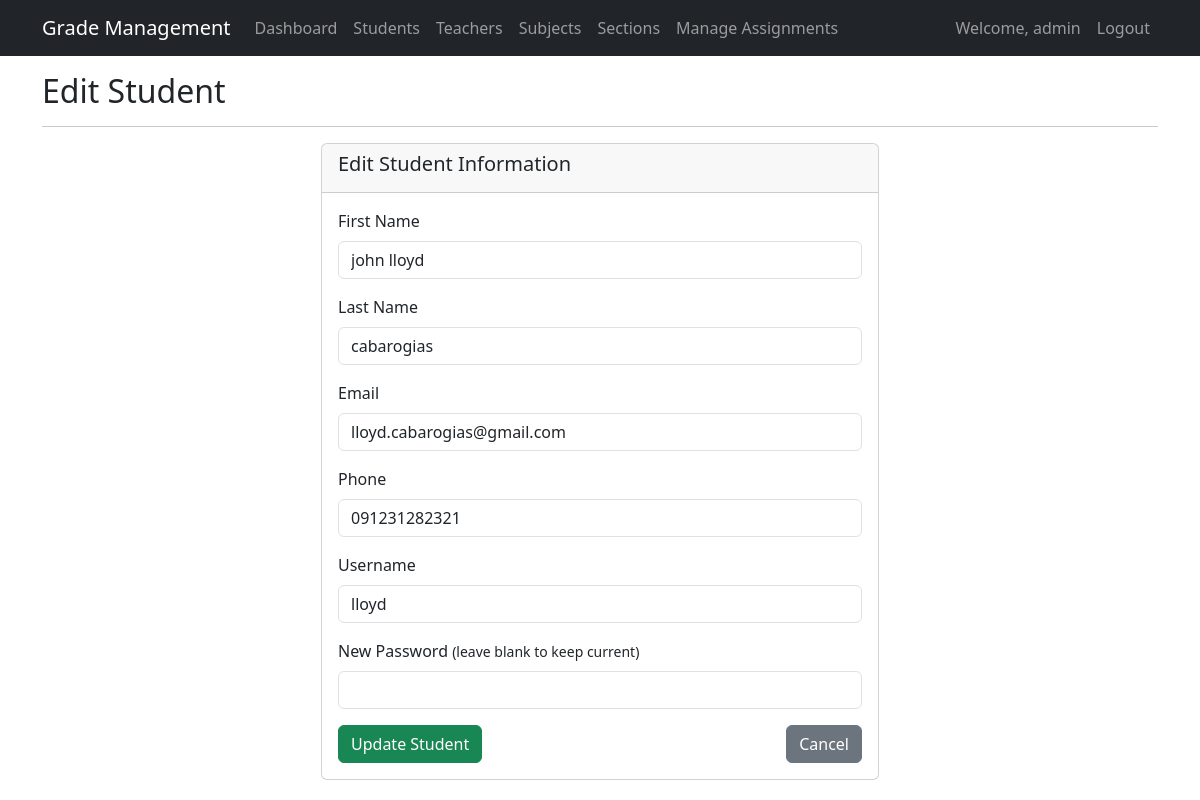
The page /admin/edit_student.php?id=3 (signed in) on the database its author committed.
### tables this page shows
CREATE TABLE `students` (
  `student_id` int(11) NOT NULL,
  `user_id` int(11) DEFAULT NULL,
  `first_name` varchar(50) NOT NULL,
  `last_name` varchar(50) NOT NULL,
  `email` varchar(100) DEFAULT NULL,
  `phone` varchar(20) DEFAULT NULL
);

CREATE TABLE `users` (
  `id` int(11) NOT NULL,
  `username` varchar(50) NOT NULL,
  `password` varchar(255) NOT NULL,
  `role` enum('admin','teacher','student') NOT NULL,
  `created_at` timestamp NOT NULL DEFAULT current_timestamp()
);

### admin/edit_student.php (the view, shortened to what this page needs)
<?php
require_once '../config/db.php';
$student_id = intval($_GET['id']);
$stmt = $conn->prepare("
    SELECT s.student_id, s.first_name, s.last_name, s.email, s.phone,
           u.username, u.id as user_id
    FROM students s
    JOIN users u ON s.user_id = u.id
    WHERE s.student_id = ?"
);
$stmt->bind_param("i", $student_id);
$stmt->execute();
$result = $stmt->get_result();
$student = $result->fetch_assoc();
?>
<!DOCTYPE html>
<html lang="en">
<head>
    <link href="https://cdn.jsdelivr.net/npm/bootstrap@5.3.0/dist/css/bootstrap.min.css" rel="stylesheet">
    <link rel="stylesheet" href="https://cdn.jsdelivr.net/npm/bootstrap-icons@1.10.0/font/bootstrap-icons.css">
</head>
<body>
    <?php include '../includes/navbar.php'; ?>
    <div class="container mt-5 pt-4">
        <h2>Edit Student</h2>
        <hr>
        <div class="col-md-6 offset-md-3">
            <div class="card">
                <div class="card-header">
                    <h5>Edit Student Information</h5>
                </div>
                <div class="card-body">
                    <form method="POST">
                        <div class="mb-3">
                            <label for="first_name" class="form-label">First Name</label>
                            <input type="text" class="form-control" id="first_name" name="first_name"
                                value="<?php echo htmlspecialchars($student['first_name']); ?>" required>
                        </div>
                        <div class="mb-3">
                            <label for="last_name" class="form-label">Last Name</label>
                            <input type="text" class="form-control" id="last_name" name="last_name"
                                value="<?php echo htmlspecialchars($student['last_name']); ?>" required>
                        </div>
                        <div class="mb-3">
                            <label for="email" class="form-label">Email</label>
                            <input type="email" class="form-control" id="email" name="email"
                                value="<?php echo htmlspecialchars($student['email']); ?>">
                        </div>
                        <div class="mb-3">
                            <label for="phone" class="form-label">Phone</label>
                            <input type="tel" class="form-control" id="phone" name="phone"
                                value="<?php echo htmlspecialchars($student['phone']); ?>">
                        </div>
                        <div class="mb-3">
                            <label for="username" class="form-label">Username</label>
                            <input type="text" class="form-control" id="username" name="username"
                                value="<?php echo htmlspecialchars($student['username']); ?>" required>
                        </div>
                        <div class="mb-3">
                            <label for="password" class="form-label">New Password <small>(leave blank to keep
                                    current)</small></label>
                            <input type="password" class="form-control" id="password" name="password">
                        </div>
                        <div class="d-flex justify-content-between">
                            <button type="submit" name="update_student" class="btn btn-success">Update Student</button>
                            <a href="manage_students.php" class="btn btn-secondary">Cancel</a>
                        </div>
                    </form>
                </div>
            </div>
        </div>
    </div>
</body>
</html>

### rows shown on the page
students: first_name "john lloyd", last_name "cabarogias", email "lloyd.cabarogias@gmail.com", phone "091231282321", username "lloyd"

### other values the page prints
$_SESSION['username'] "admin"
